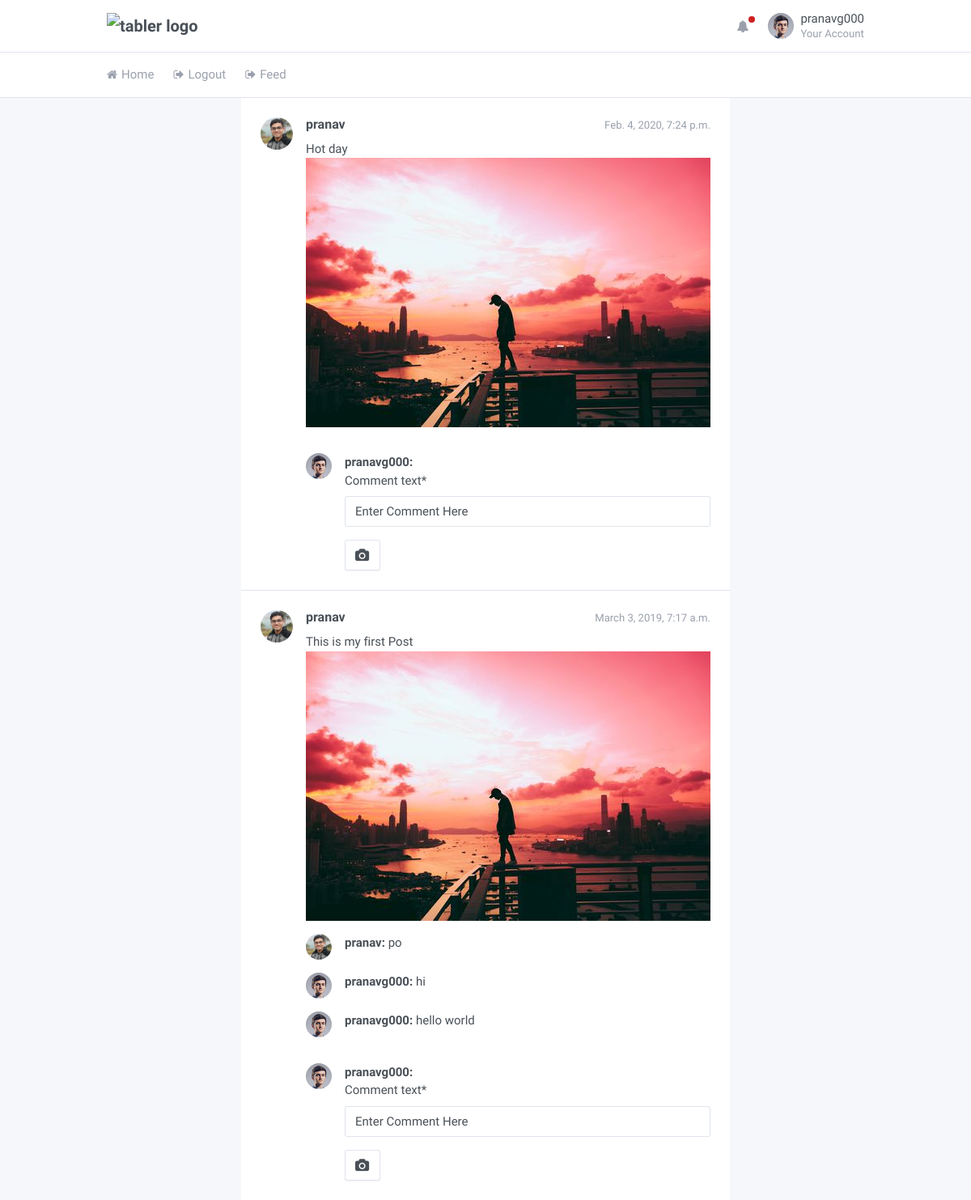
The app's page / (signed in) with its own data.
### core/models.py (models this page shows, shortened)
class Profile(models.Model):
	user = models.OneToOneField(User, on_delete= models.CASCADE)
	profile_photo = models.FileField(default='default.jpg', upload_to='profile_photos')
	status_info = models.CharField(default="Enter status", max_length=1000)

class Following(models.Model):
	user = models.ForeignKey(User,on_delete = models.CASCADE,null=True)
	following_user = models.CharField(max_length=100,null=True)

class Post(models.Model):
	user = models.ForeignKey(User,on_delete = models.CASCADE,null=True)
	created_at = models.DateTimeField(auto_now_add=True)
	post_text = models.CharField(max_length=2000)
	post_picture = models.FileField(default="default.jpg",upload_to='post_picture')

class Comment(models.Model):
	post = models.ForeignKey(Post,on_delete = models.CASCADE)
	user = models.ForeignKey(User,on_delete = models.CASCADE,null=True)
	comment_text = models.CharField(default="Enter Comment Here",max_length=2000)

### core/views.py (the view)
# urls.py: path('', user_views.feed, name='home'),
def feed(request):
	post_all = Post.objects.order_by('created_at').reverse()
	comment_form = CreateComment()
	context = {
	'post_all' : post_all,
	'comment_form':comment_form,
	}
	return render(request,'core/feed.html',context)

### core/forms.py
class CreateComment(forms.ModelForm):
	class Meta:
		model = Comment
		fields = ['comment_text']

### core/templates/core/feed.html (shortened to what this page needs)
{%load static %}
{% load crispy_forms_tags %}
<!doctype html>
<html lang="en" dir="ltr">
  <head>
    <link rel="stylesheet" href="https://maxcdn.bootstrapcdn.com/font-awesome/4.7.0/css/font-awesome.min.css">
    <link href="{%static 'core/dashboard.css'%}" rel="stylesheet" />
  </head>
  <body class="">
    <div class="page">
      <div class="page-main">
        <div class="header py-4">
          <div class="container">
            <div class="d-flex">
              <a class="header-brand" href="./index.html">
                <img src="./demo/brand/tabler.svg" class="header-brand-img" alt="tabler logo">
              </a>
              <div class="d-flex order-lg-2 ml-auto">
                <div class="dropdown d-none d-md-flex">
                  <a class="nav-link icon" data-toggle="dropdown">
                    <i class="fa fa-bell"></i>
                    <span class="nav-unread"></span>
                  </a>
                </div>
                <div class="dropdown">
                  <a href="{%url 'profile' user.username%}" class="nav-link pr-0 leading-none" data-toggle="dropdown">
                    <span class="avatar" style="background-image: url({{user.profile.profile_photo.url}})"></span>
                    <span class="ml-2 d-none d-lg-block">
                      <span class="text-default">{{user.username}}</span>
                      <small class="text-muted d-block mt-1">Your Account</small>
                    </span>
                  </a>
                </div>
              </div>
            </div>
          </div>
        </div>
        <div class="header collapse d-lg-flex p-0" id="headerMenuCollapse">
          <div class="container">
            <div class="row align-items-center">
              <div class="col-lg order-lg-first">
                <ul class="nav nav-tabs border-0 flex-column flex-lg-row">
                  <li class="nav-item">
                    <a href="" class="nav-link"><i class="fa fa-home"></i> Home</a>
                  </li>
                  <li class="nav-item">
                    <a href="{%url 'logout'%}" class="nav-link"><i class="fa fa-sign-out"></i> Logout</a>
                  </li>
                  <li class="nav-item">
                    <a href="{%url 'feed'%}" class="nav-link"><i class="fa fa-sign-out"></i> Feed</a>
                  </li>
                </ul>
              </div>
            </div>
          </div>
        </div>
<ul class="list-group card-list-group align-items-center">
				{%for posts in post_all%}
					{%for x in user.following_set.all%}
						{%if x.following_user == posts.user.username%}
                    <li class="list-group-item py-5">
                      <div class="media">
                        <div class="media-object avatar avatar-md mr-4" style="background-image: url({{posts.user.profile.profile_photo.url}})"></div>
                        <div class="media-body">
                          <div class="media-heading">
                            <small class="float-right text-muted">{{posts.created_at}}</small>
                            <h5>{{posts.user.username}}</h5>
                          </div>
                          <div class="media-body">
                            {{posts.post_text}}
                          </div>
                          <div>
                            <img src="{{posts.post_picture.url}}" style="max-width: 500px">
                          </div>
                          <ul class="media-list">
                            {%for comment in posts.comment_set.all%}
                            <li class="media mt-4">
                              <div class="media-object avatar mr-4" style="background-image: url({{comment.user.profile.profile_photo.url}})"></div>
                              <div class="media-body">
                                <strong>{{comment.user.username}}: </strong>
                                {{comment.comment_text}}
                              </div>
                            </li>
                            {%endfor%}
                            <li class="media mt-4">
                              <div class="media-object avatar mr-4" style="background-image: url({{user.profile.profile_photo.url}})"></div>
                              <div class="media-body">
                                <strong>{{user.username}}: </strong>
                                <form action="{% url 'commentweb' posts.user.username posts.pk%}" method="POST">
                                  {{comment_form|crispy}}
                                      <button type="submit" class="btn btn-secondary">
                                        <i class="fa fa-camera"></i>
                                      </button>
                                </form>
                              </div>
                            </li>
                          </ul>
                        </div>
                      </div>
                    </li>
                    {%endif%}
                    {%endfor%}
                    {%endfor%}
                  </ul>

### records on screen
Post: created_at "Feb. 4, 2020, 7:24 p.m.", user.username "pranav", post_text "Hot day"
Following: user.profile.profile_photo (picture), post_picture (picture), profile.profile_photo (picture), comment_text "Enter Comment Here"
Post: created_at "March 3, 2019, 7:17 a.m.", user.username "pranav", post_text "This is my first Post"
Comment: user.profile.profile_photo (picture), user.username "pranav", comment_text "po"
Comment: user.profile.profile_photo (picture), user.username "pranavg000", comment_text "hi"
Comment: user.profile.profile_photo (picture), user.username "pranavg000", comment_text "hello world"

### other values on screen
{{ user.username }} "pranavg000"
